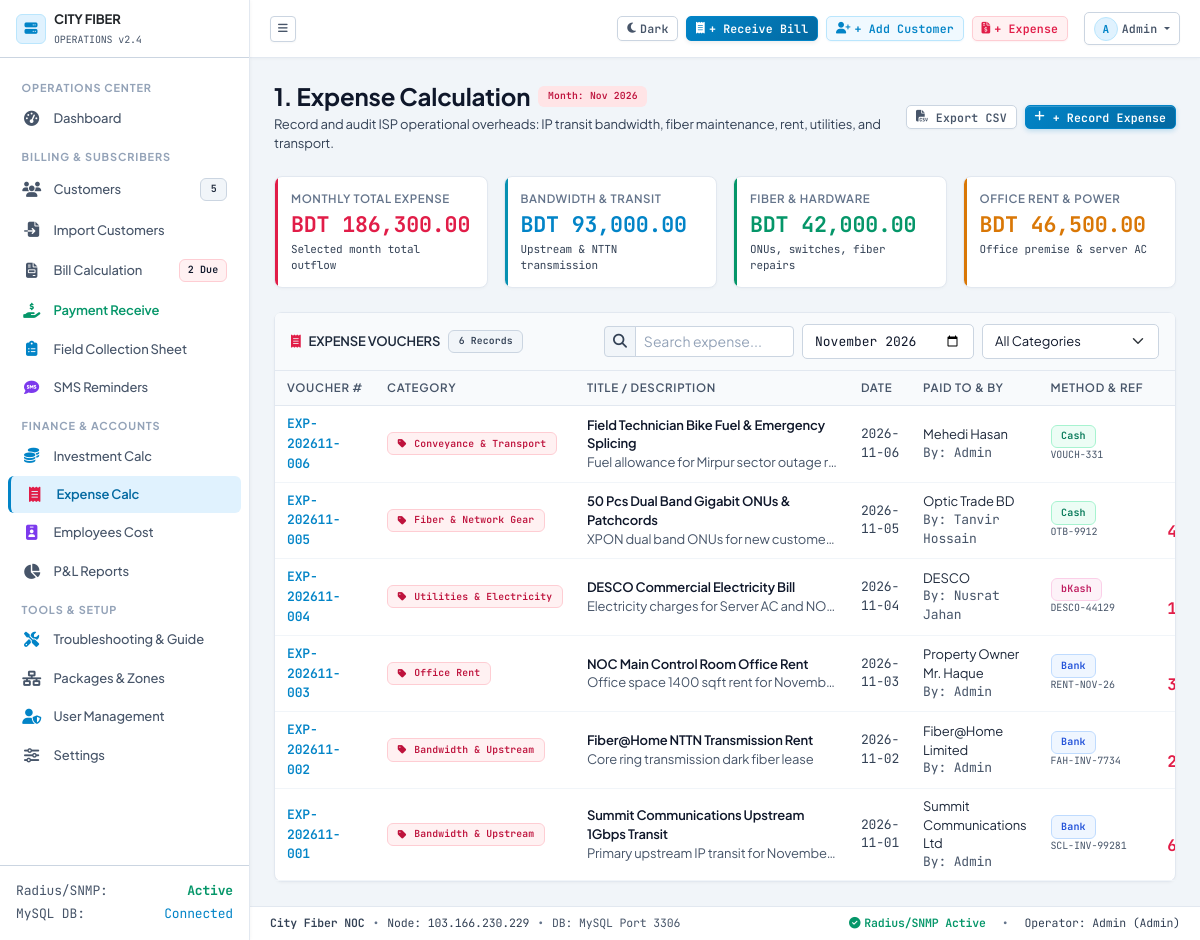
/expenses.php (signed in), run on the app's committed database.
### tables this page shows
CREATE TABLE IF NOT EXISTS settings (
    id INT PRIMARY KEY,
    company_name VARCHAR(150) NOT NULL DEFAULT 'City Fiber',
    company_tagline VARCHAR(255) DEFAULT 'High-Speed Optical Broadband Network',
    phone VARCHAR(50) DEFAULT '+880 1700-000000',
    email VARCHAR(100) DEFAULT 'noc@cityfiber.bd',
    address TEXT,
    currency_symbol VARCHAR(10) DEFAULT 'BDT',
    currency_code VARCHAR(10) DEFAULT 'BDT',
    bill_due_day INT DEFAULT 10,
    updated_at TIMESTAMP DEFAULT CURRENT_TIMESTAMP ON UPDATE CURRENT_TIMESTAMP
);

CREATE TABLE IF NOT EXISTS expenses (
    id INT AUTO_INCREMENT PRIMARY KEY,
    voucher_no VARCHAR(50) UNIQUE NOT NULL,
    category ENUM('Bandwidth & Upstream', 'Fiber & Network Gear', 'Office Rent', 'Utilities & Electricity', 'Server & Software', 'Marketing & Promotion', 'Conveyance & Transport', 'Legal & Regulatory', 'Tea & Refreshment', 'Miscellaneous') NOT NULL,
    title VARCHAR(200) NOT NULL,
    amount DECIMAL(10,2) NOT NULL,
    expense_date DATE NOT NULL,
    payment_mode ENUM('Cash', 'bKash', 'Nagad', 'Bank', 'Cheque') DEFAULT 'Cash',
    paid_to VARCHAR(150),
    paid_by VARCHAR(100),
    reference_no VARCHAR(100),
    description TEXT,
    created_at TIMESTAMP DEFAULT CURRENT_TIMESTAMP,
    INDEX (expense_date),
    INDEX (category)
);

### expenses.php (the view, shortened to what the rows shown need)
<?php
require_once __DIR__ . '/config/auth.php';
$filter_month = $_GET['month'] ?? date('Y-m');
$sql = "SELECT * FROM expenses WHERE 1=1";
$params = [];
if (!empty($filter_month)) {
    $sql .= " AND DATE_FORMAT(expense_date, '%Y-%m') = ?";
    $params[] = $filter_month;
}
$sql .= " ORDER BY expense_date DESC, id DESC";
$stmt = $pdo->prepare($sql);
$stmt->execute($params);
$expenses = $stmt->fetchAll();
require_once __DIR__ . '/includes/header.php';
?>
<div class="card card-noc">
    <div class="card-body p-0">
        <div class="table-responsive">
            <table class="table table-noc align-middle" id="expensesTable">
                <thead>
                    <tr>
                        <th>Voucher #</th>
                        <th>Category</th>
                        <th>Title / Description</th>
                        <th>Date</th>
                        <th>Paid To & By</th>
                        <th>Method & Ref</th>
                        <th class="text-end">Amount</th>
                    </tr>
                </thead>
                <tbody>
                    <?php if (empty($expenses)): ?>
                        <tr>
                            <td colspan="8" class="text-center py-4 text-slate-500 font-mono">No expenses found for selected filters.</td>
                        </tr>
                    <?php else: ?>
                        <?php foreach ($expenses as $exp): ?>
                            <tr>
                                <td>
                                    <span class="font-mono text-cyan-400 fw-semibold text-xs"><?= htmlspecialchars($exp['voucher_no']) ?></span>
                                </td>
                                <td>
                                    <span class="badge badge-category font-mono text-xs">
                                        <i class="fa-solid fa-tag me-1"></i><?= htmlspecialchars($exp['category']) ?>
                                    </span>
                                </td>
                                <td>
                                    <div class="fw-semibold text-slate-200"><?= htmlspecialchars($exp['title']) ?></div>
                                    <?php if (!empty($exp['description'])): ?>
                                        <div class="text-slate-500 text-xs text-truncate" style="max-width: 250px;"><?= htmlspecialchars($exp['description']) ?></div>
                                    <?php endif; ?>
                                </td>
                                <td class="font-mono text-slate-400 text-xs"><?= htmlspecialchars($exp['expense_date']) ?></td>
                                <td>
                                    <div class="text-slate-300 text-xs"><?= htmlspecialchars($exp['paid_to'] ?: '—') ?></div>
                                    <div class="text-slate-500 text-xs font-mono">By: <?= htmlspecialchars($exp['paid_by']) ?></div>
                                </td>
                                <td>
                                    <?php
                                    $expm = strtolower($exp['payment_mode']);
                                    $expm_cls = 'badge-method';
                                    if (strpos($expm, 'bkash') !== false) $expm_cls = 'badge-method-bkash';
                                    elseif (strpos($expm, 'nagad') !== false) $expm_cls = 'badge-method-nagad';
                                    elseif (strpos($expm, 'bank') !== false) $expm_cls = 'badge-method-bank';
                                    elseif (strpos($expm, 'cash') !== false) $expm_cls = 'badge-method-cash';
                                    ?>
                                    <span class="badge <?= $expm_cls ?> font-mono" style="font-size:10px;">
                                        <?= htmlspecialchars($exp['payment_mode']) ?>
                                    </span>
                                    <?php if (!empty($exp['reference_no'])): ?>
                                        <div class="font-mono text-slate-500" style="font-size:10px;"><?= htmlspecialchars($exp['reference_no']) ?></div>
                                    <?php endif; ?>
                                </td>
                                <td class="text-end font-mono fw-bold text-rose-400 fs-6">
                                </td>
                            </tr>
                        <?php endforeach; ?>
                    <?php endif; ?>
                </tbody>
            </table>
        </div>
    </div>
</div>
<?php require_once __DIR__ . '/includes/footer.php'; ?>

### includes/header.php (shortened to what the rows shown need)
<?php
require_once __DIR__ . '/../config/db.php';
require_once __DIR__ . '/../config/auth.php';
$user_data = get_current_user_data();
?>
<!DOCTYPE html>
<html lang="en" class="light">
<head>
    <link href="https://cdn.jsdelivr.net/npm/bootstrap@5.3.3/dist/css/bootstrap.min.css" rel="stylesheet">
    <link href="https://cdn.jsdelivr.net/npm/bootstrap-icons@1.11.3/font/bootstrap-icons.min.css" rel="stylesheet">
    <link rel="stylesheet" href="https://cdnjs.cloudflare.com/ajax/libs/font-awesome/6.5.1/css/all.min.css">
    <link rel="stylesheet" href="assets/css/style.css?v=<?= filemtime(__DIR__ . '/../assets/css/style.css') ?>">
</head>
<body class="bg-noc">
<div class="app-wrapper">
<?php include __DIR__ . '/sidebar.php'; ?>
<div class="app-main" id="appMain">
    <header class="app-header">
        <div class="d-flex align-items-center gap-2">
            <div class="dropdown ms-2">
                <button class="btn btn-sm btn-outline-secondary text-slate-700 dropdown-toggle d-flex align-items-center gap-2 px-2.5 py-1" type="button" data-bs-toggle="dropdown" aria-expanded="false">
                    <div class="rounded-circle bg-cyan-950 text-cyan-400 border border-cyan-800 d-flex align-items-center justify-content-center font-mono fw-bold" style="width:24px; height:24px; line-height:22px; font-size:11px; text-align:center;">
                        <?= strtoupper(substr($user_data['username'], 0, 1)) ?>
                    </div>
                    <span class="font-mono text-xs d-none d-md-inline fw-semibold"><?= htmlspecialchars($user_data['username']) ?></span>
                </button>
            </div>
        </div>
    </header>
    <main class="flex-grow-1 p-3 p-lg-4">

### includes/sidebar.php (shortened to what the rows shown need)
<aside class="app-sidebar" id="appSidebar">
    <div class="d-flex align-items-center justify-content-between px-3 py-3 border-bottom border-slate-800" style="height: 58px;">
        <a href="index.php" class="d-flex align-items-center gap-2 text-decoration-none">
            <div class="sidebar-header-text">
                <span class="fw-bold text-dark font-sans text-xs tracking-wide d-block"><?= htmlspecialchars(strtoupper($app_settings['company_name'] ?? 'CITY FIBER')) ?></span>
                <span class="text-slate-500 font-mono" style="font-size: 10px;">OPERATIONS v2.4</span>
            </div>
        </a>
    </div>
</aside>

### includes/footer.php (shortened to what the rows shown need)
<?php
global $pdo, $app_settings, $user_data, $global_flash;
$mysql_port = '3306';
if ($pdo instanceof PDO) {
    try {
        $mysql_port = $pdo->query("SELECT @@port")->fetchColumn() ?: '3306';
    } catch (Exception $e) {}
}
?>
    </main>
    <footer class="app-footer d-flex flex-column flex-sm-row align-items-center justify-content-between gap-2">
        <div class="d-flex align-items-center gap-2">
            <span class="text-slate-400 fw-semibold"><?= htmlspecialchars($app_settings['company_name'] ?? 'City Fiber') ?> NOC</span>
            <span>•</span>
            <span class="text-slate-400">Node: 103.166.230.229</span>
            <span>•</span>
            <span class="text-slate-500">DB: MySQL Port <?= htmlspecialchars($mysql_port) ?></span>
        </div>
        <div class="d-flex align-items-center gap-3">
            <span class="text-emerald-400 fw-semibold"><i class="fa-solid fa-circle-check me-1"></i>Radius/SNMP Active</span>
            <span>•</span>
            <span class="text-slate-400">Operator: <?= htmlspecialchars($user_data['username'] ?? 'Admin') ?> (<?= htmlspecialchars($user_data['role'] ?? 'Admin') ?>)</span>
        </div>
    </footer>
</div>
</div>
</body>
</html>

### data on the page
settings: company_name "CITY FIBER", company_name "City Fiber"
expenses: paid_by "A", paid_by "Admin", voucher_no "EXP-202611-001", category "Bandwidth & Upstream", title "Summit Communications Upstream 1Gbps Transit", description "Primary upstream IP transit for Novembe…", expense_date "2026-11-01", paid_to "Summit Communications Ltd", payment_mode "Bank", reference_no "SCL-INV-99281"
expenses: voucher_no "EXP-202611-006", category "Conveyance & Transport", title "Field Technician Bike Fuel & Emergency Splicing", description "Fuel allowance for Mirpur sector outage r…", expense_date "2026-11-06", paid_to "Mehedi Hasan", paid_by "Admin", payment_mode "Cash", reference_no "VOUCH-331"
expenses: voucher_no "EXP-202611-005", category "Fiber & Network Gear", title "50 Pcs Dual Band Gigabit ONUs & Patchcords", description "XPON dual band ONUs for new custome…", expense_date "2026-11-05", paid_to "Optic Trade BD", paid_by "Tanvir Hossain", payment_mode "Cash", reference_no "OTB-9912"
expenses: voucher_no "EXP-202611-004", category "Utilities & Electricity", title "DESCO Commercial Electricity Bill", description "Electricity charges for Server AC and NO…", expense_date "2026-11-04", paid_to "DESCO", paid_by "Nusrat Jahan", payment_mode "bKash", reference_no "DESCO-44129"
expenses: voucher_no "EXP-202611-003", category "Office Rent", title "NOC Main Control Room Office Rent", description "Office space 1400 sqft rent for Novemb…", expense_date "2026-11-03", paid_to "Property Owner Mr. Haque", paid_by "Admin", payment_mode "Bank", reference_no "RENT-NOV-26"
expenses: voucher_no "EXP-202611-002", category "Bandwidth & Upstream", title "Fiber@Home NTTN Transmission Rent", description "Core ring transmission dark fiber lease", expense_date "2026-11-02", paid_to "Fiber@Home Limited", paid_by "Admin", payment_mode "Bank", reference_no "FAH-INV-7734"

### other printed values
$active_customers_count "5"
$due_bills_count "2"
format_money($total_month_exp) "BDT 186,300.00"
format_money($bandwidth_cost) "BDT 93,000.00"
format_money($fiber_hardware) "BDT 42,000.00"
format_money($office_rent_util) "BDT 46,500.00"
count($expenses) "6"
$mysql_port "3306"
